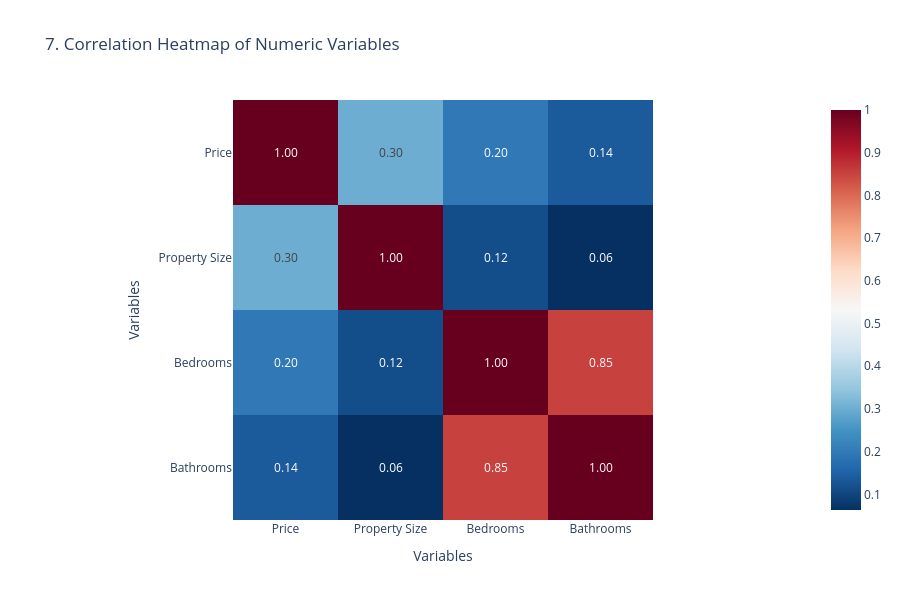

Notebook cell for this chart:
### Code cell
# ==========================================
# 7. Heatmap: Correlation of numeric variables
# ==========================================
# Select numeric columns
numeric_df = df[['Price', 'Property Size', 'Bedrooms', 'Bathrooms']].dropna()
corr_matrix = numeric_df.corr()

fig7 = px.imshow(corr_matrix,
                 text_auto='.2f',
                 color_continuous_scale='RdBu_r',
                 title='7. Correlation Heatmap of Numeric Variables',
                 labels={'x': 'Variables', 'y': 'Variables'})
fig7.update_layout(height=600)
fig7.show()

### Figure 1 — Plotly figure (JSON) as saved in the notebook; plotly's stock layout.template omitted (floating-point values rounded to 4 significant figures)
{"data": [{"coloraxis": "coloraxis", "hovertemplate": "Variables: %{x}<br>Variables: %{y}<br>color: %{z}<extra></extra>", "name": "0", "texttemplate": "%{z:.2f}", "type": "heatmap", "x": ["Price", "Property Size", "Bedrooms", "Bathrooms"], "xaxis": "x", "y": ["Price", "Property Size", "Bedrooms", "Bathrooms"], "yaxis": "y", "z": [[1.0, 0.2997, 0.1974, 0.1355], [0.2997, 1.0, 0.115, 0.06345], [0.1974, 0.115, 1.0, 0.852], [0.1355, 0.06345, 0.852, 1.0]]}], "layout": {"coloraxis": {"autocolorscale": false, "colorscale": [[0, "rgb(5,48,97)"], [0.1, "rgb(33,102,172)"], [0.2, "rgb(67,147,195)"], [0.3, "rgb(146,197,222)"], [0.4, "rgb(209,229,240)"], [0.5, "rgb(247,247,247)"], [0.6, "rgb(253,219,199)"], [0.7, "rgb(244,165,130)"], [0.8, "rgb(214,96,77)"], [0.9, "rgb(178,24,43)"], [1, "rgb(103,0,31)"]]}, "height": 600, "title": {"text": "7. Correlation Heatmap of Numeric Variables"}, "xaxis": {"anchor": "y", "constrain": "domain", "domain": [0, 1], "scaleanchor": "y", "title": {"text": "Variables"}}, "yaxis": {"anchor": "x", "autorange": "reversed", "constrain": "domain", "domain": [0, 1], "title": {"text": "Variables"}}}}
